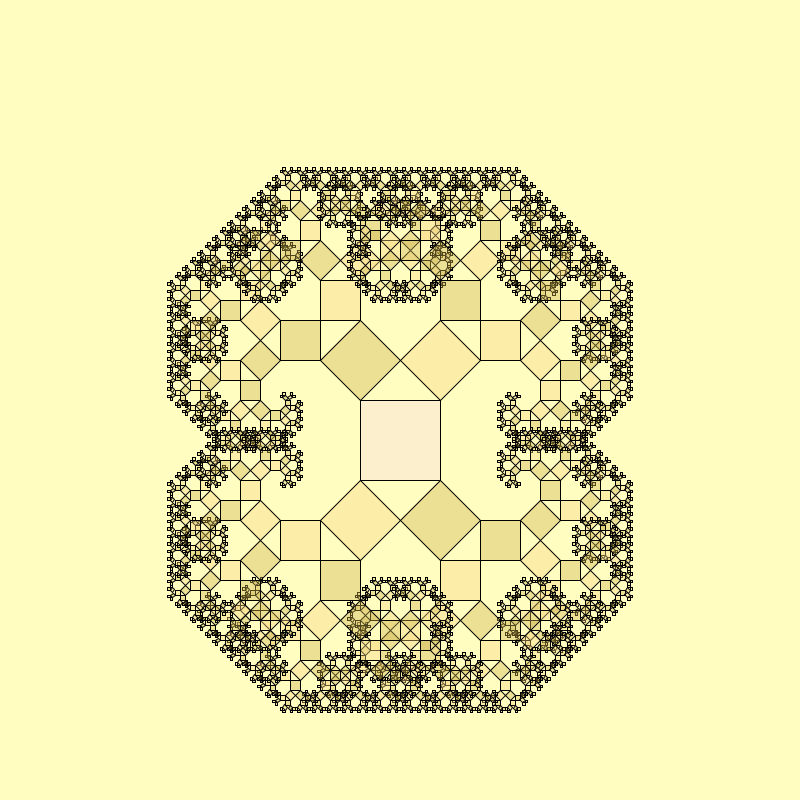
Frame 1 (no input)
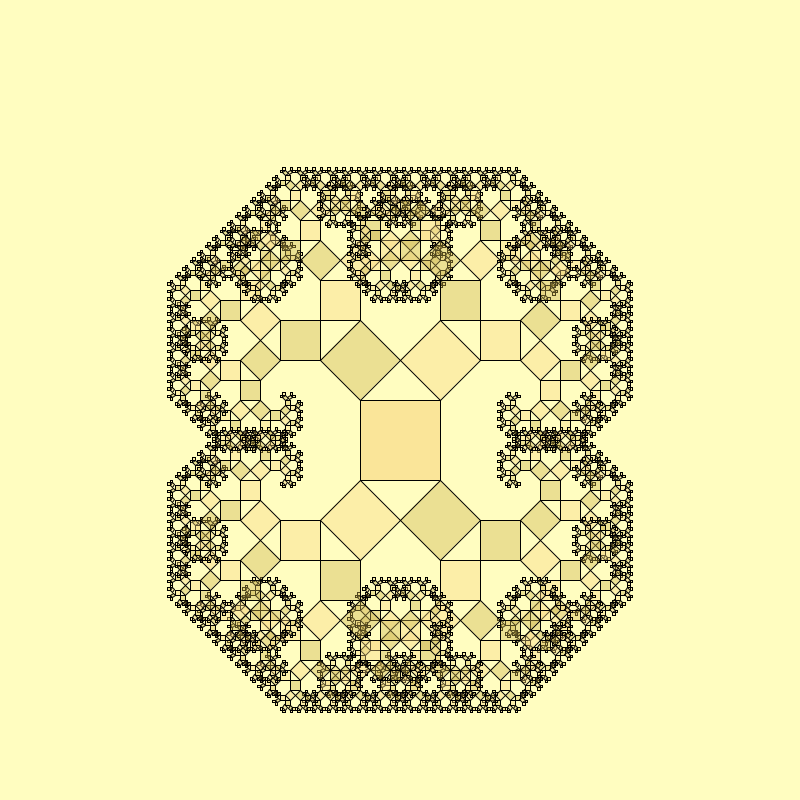
Frame 60 (the mouse pressed at the canvas centre just before this capture)
Frame 120 (the mouse held since frame 60 and released just before this capture): identical to frame 60, image omitted

The Processing sketch that drew these frames (run headless with seeded random() and noise(); from frame 60 on, the mouse is pressed at the canvas centre):

// Processing sketch: processing_136844
// ── processing_136844.pde

//Taller de programacion 
//Minor Castro
//had troubles understanding the translate/rotate
//next will be to try to add dynamic angles.
float iniSize, angle, ang;
int level = 1;
void setup()
{
  size(800, 800);
  iniSize = 80;
  background(0);
  smooth();
  ang = 45;
  angle = radians(ang);
  level = 1;
}

void draw()
{
  background(#FFFDC0,150);
  
 
  //angle = radians((mouseX / (float) width) * 90);
  angle = radians(ang);

  translate(width/2-(iniSize/2), height/2);
  rect(0, 0, iniSize, iniSize);
  recursiveRect(iniSize);
  
  translate(80, 80);
  rotate(2*HALF_PI);
  rect(0, 0, iniSize, iniSize);
  recursiveRect(iniSize);
}

void recursiveRect(float s)
{

  float newSide = s*sin(angle);
  float newSide2 = s*cos(angle);//sqrt(pow(s,2)-pow(newSide,2));
  //println(ang,newSide,cos(angle));
  if (newSide > 2)
  {
    pushMatrix();
   
    rotate(-angle);
    fill(#CCB24C,100);
    rect(0, 0, newSide, -newSide);
    translate(0, -newSide);
    recursiveRect(newSide);
    popMatrix();

    pushMatrix();
    translate(s, 0);
    rotate(angle);
    fill(#F7D683,100);
    rect(0, 0, -newSide2, -newSide2);
    translate(-newSide2, -newSide2);
    recursiveRect(newSide2);
    popMatrix();
  }
}

void keyPressed() {
  if (key == 'a') {
    ang = 60;
  }
}
